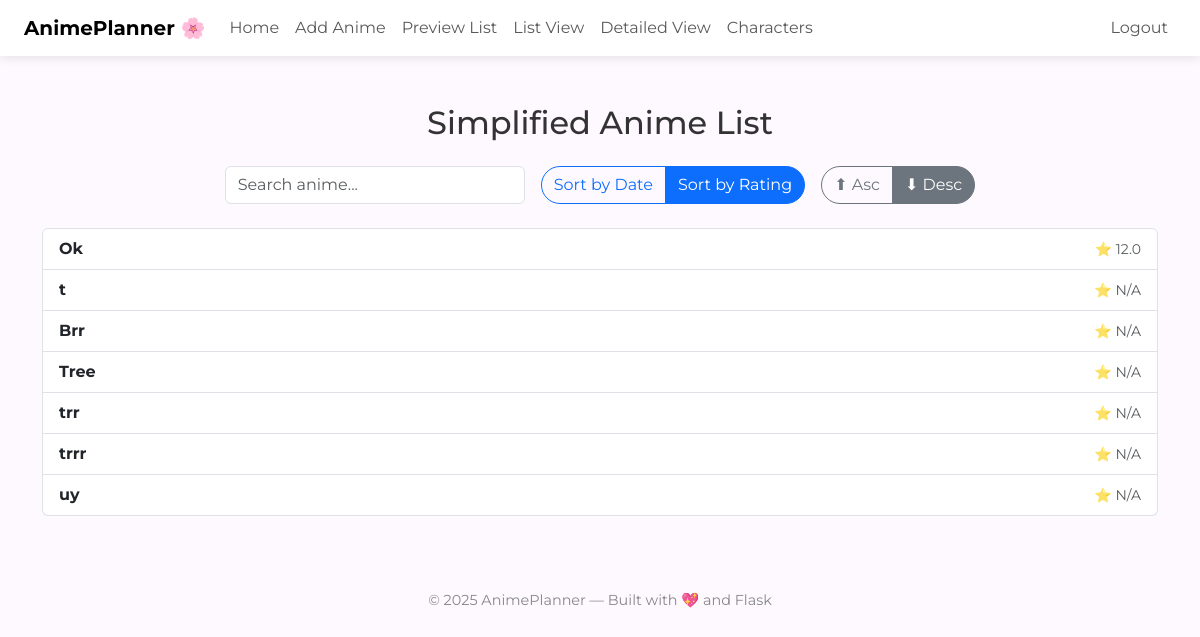
Page /list (signed in) on the earlier database version.
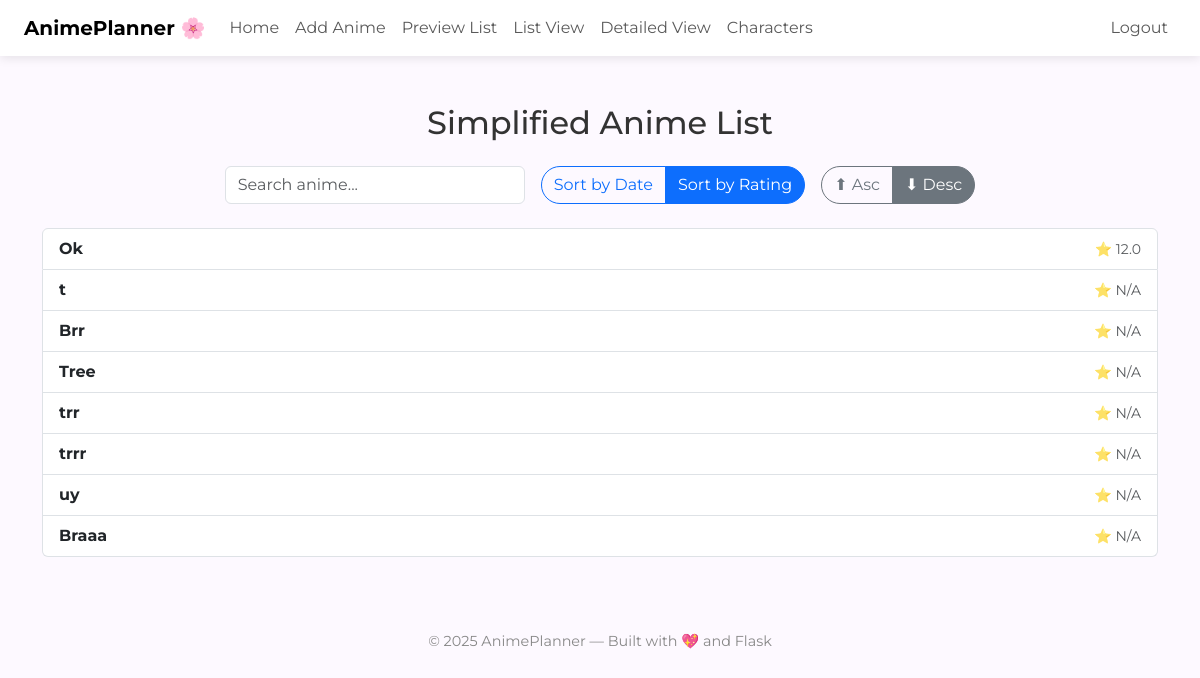
Same page on the later database version.
### tables this page shows
CREATE TABLE anime (
            id INTEGER PRIMARY KEY AUTOINCREMENT,
            title TEXT NOT NULL,
            rating REAL,
            thoughts TEXT,
            date TEXT,
            sequel TEXT,
            details_url TEXT,
            background_url TEXT,
            user_id INTEGER,
            FOREIGN KEY(user_id) REFERENCES users(id) ON DELETE SET NULL
        );

### app.py (the view)
@app.route("/list")
@login_required
def list_view():
    sort_by = request.args.get("sort", "rating")  # default: rating
    order = request.args.get("order", "desc")     # default: descending
    filter_null = request.args.get("filter", "nonull")  # default: filter out NULLs
    if sort_by not in {"date", "rating"}:
        sort_by = "rating"
    if order not in {"asc", "desc"}:
        order = "desc"
    if filter_null not in {"nonull", "all"}:
        filter_null = "nonull"
    sort_column = "rating" if sort_by == "rating" else "date"
    user_id = session.get("user_id")
    base_query = "SELECT id, title, rating, date FROM anime WHERE user_id = ?"
    if filter_null == "nonull":
        base_query += f" AND {sort_column} IS NOT NULL"
    base_query += f" ORDER BY {sort_column} {order.upper()}"
    conn = get_db()
    db = conn.cursor()
    db.execute(base_query, (user_id,))
    anime_list = db.fetchall()
    db.close()
    conn.close()
    return render_template("list.html",
        anime_list=anime_list,
        sort_by=sort_by,
        order=order,
        filter_null=filter_null
    )

### app.py (called while the page is built)
def login_required(f):
    @wraps(f)
    def wrapper(*args, **kwargs):
        if "user_id" not in session:
            flash("Login required.")
            return redirect("/login")
        return f(*args, **kwargs)
    return wrapper

def get_db():
    return sqlite3.connect("anime.db")

### templates/list.html (shortened to what this page needs)
{% extends "layout.html" %}
{% block main %}
<h2 class="mb-4 text-center">Simplified Anime List</h2>
<div class="d-flex justify-content-center gap-3 flex-wrap mb-4">
    <input type="text" id="searchBox" class="form-control" placeholder="Search anime..." style="max-width: 300px;">
    <div class="btn-group">
        <a href="{{ url_for('list_view', sort='date', order=order, filter=filter_null) }}"
           class="btn btn-outline-primary {% if sort_by == 'date' %}active{% endif %}">
           Sort by Date
        </a>
        <a href="{{ url_for('list_view', sort='rating', order=order, filter=filter_null) }}"
           class="btn btn-outline-primary {% if sort_by == 'rating' %}active{% endif %}">
           Sort by Rating
        </a>
    </div>
    <div class="btn-group">
        <a href="{{ url_for('list_view', sort=sort_by, order='asc', filter=filter_null) }}"
           class="btn btn-outline-secondary {% if order == 'asc' %}active{% endif %}">⬆ Asc</a>
        <a href="{{ url_for('list_view', sort=sort_by, order='desc', filter=filter_null) }}"
           class="btn btn-outline-secondary {% if order == 'desc' %}active{% endif %}">⬇ Desc</a>
    </div>
</div>
<ul class="list-group" id="animeList">
    {% for anime in anime_list %}
        <a href="/preview#anime-{{ anime[0] }}"
           class="list-group-item list-group-item-action d-flex justify-content-between align-items-center anime-entry">
            <strong>{{ anime[1] }}</strong>
            <span class="text-muted small">
                {% if sort_by == 'rating' %}
                    ⭐ {{ anime[2] if anime[2] else "N/A" }}
                {% else %}
                    {{ anime[3]|datetimeformat('%b %Y') if anime[3] else "No Date" }}
                {% endif %}
            </span>
        </a>
    {% endfor %}
</ul>
{% endblock %}

Differences in the rows shown:
added anime: title "Braaa", rating "N/A"
